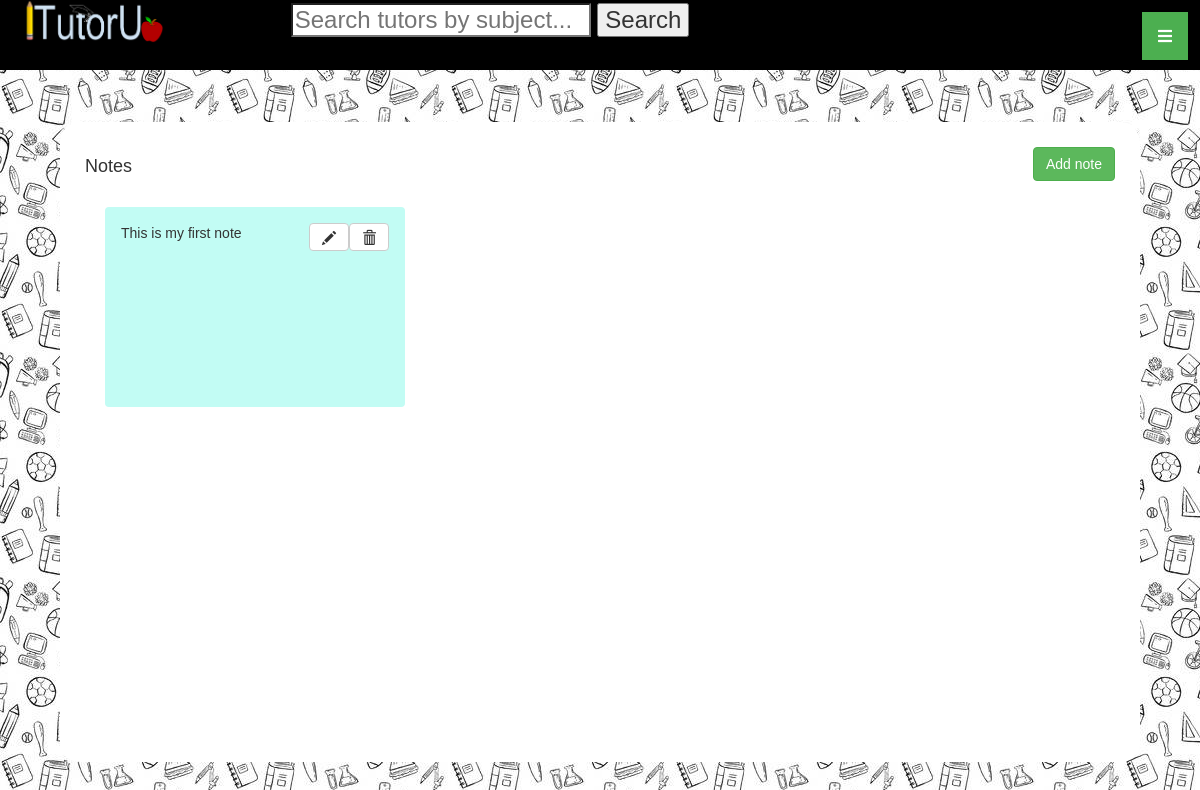
Before: /Notes/index (signed in) with the older database file.
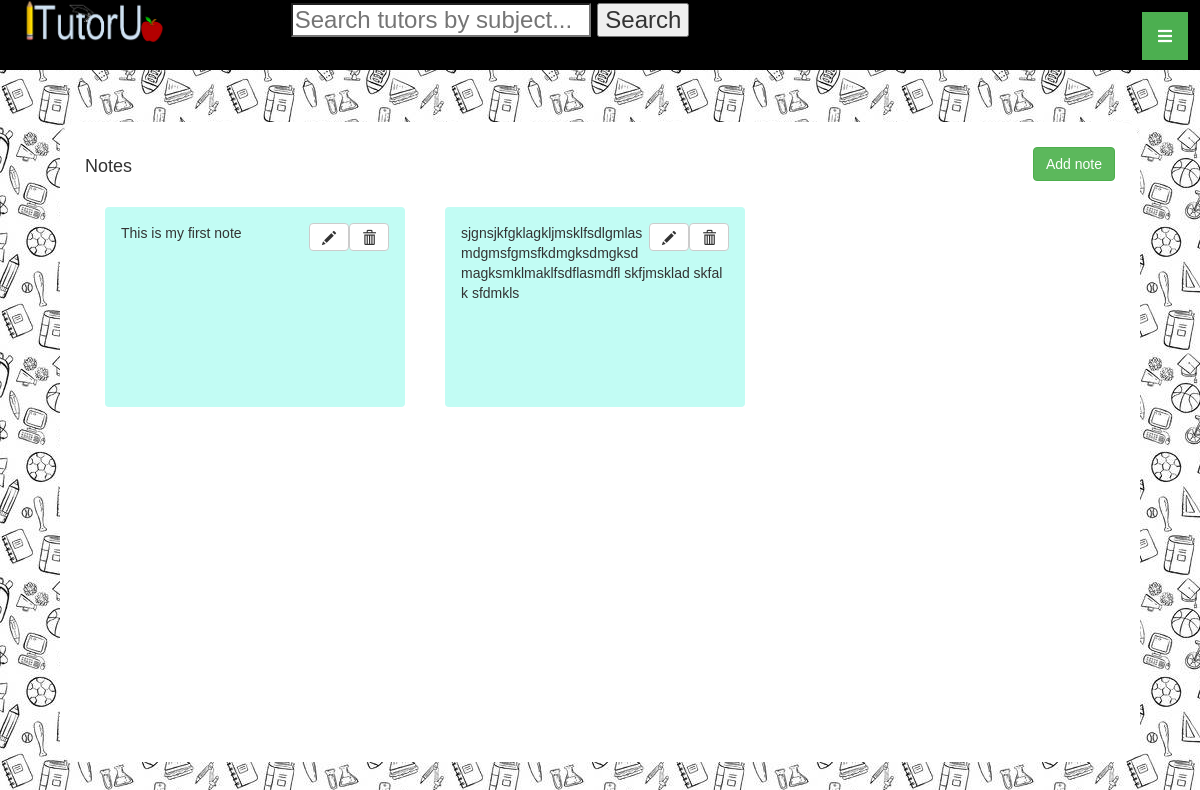
After: the same page with the newer database file.
### tables this page shows
CREATE TABLE `usernote` (
  `userId` int(11) NOT NULL,
  `noteId` int(11) NOT NULL
);

CREATE TABLE `note` (
  `noteId` int(11) NOT NULL,
  `noteText` varchar(900) NOT NULL,
  `timestamp` timestamp NOT NULL DEFAULT CURRENT_TIMESTAMP ON UPDATE CURRENT_TIMESTAMP
);

### app/core/App.php (called while the page is built, shortened)
<?php
class App {
	protected $method = 'index';
	public function __construct() {
		$url = $this->parseUrl();
		if(file_exists('app/controllers/' . $url[0] . 'Controller.php')){
			unset($url[0]);
		}
		$this->controller = new $this->controller();
		if(isset($url[1])) {
			if(method_exists($this->controller, $url[1]) ){
				$this->method = $url[1];
			}
			unset($url[1]);
		}
		$this->params = $url ? array_values($url):[];
		call_user_func_array([$this->controller, $this->method], $this->params);
	}
	public function parseUrl() {
		if(isset($_GET['url'])){
			return $url = explode('/', filter_var(rtrim($_GET['url'], '/')), FILTER_SANITIZE_URL);
		}
	}
}
?>

### index.php (called while the page is built, shortened)
<?php
	$app = new App();
?>

### app/models/Note.php (called while the page is built, shortened)
<?php
class Note extends Model{
	public function getNotes($userId){
		$sql = "SELECT * FROM note n, usernote u WHERE u.userId = :userId AND n.noteId = u.noteId";
		$stmt = self::$_connection->prepare($sql);
		$stmt->execute(['userId'=>$userId]);
		$stmt->setFetchMode(PDO::FETCH_CLASS, "Note");
		return $stmt->fetchAll();
	}
}
?>

### app/core/Model.php (called while the page is built, shortened)
<?php
class Model extends ModelCaller
{
	public function __construct() {
		$server = 'localhost';
		$DBName = 'itutorudb';
		$user = 'root';
		$pass = '';
	}
}
?>

### app/core/ModelCaller.php (called while the page is built, shortened)
<?php
class ModelCaller {
	public static function model($model) {
		if(file_exists('app/models/' . $model . '.php')) {
			return new $model();
		}
		else return null;
	}
}
?>

### app/views/Notes/index.php (the view)
<html>
	<head>
		<?php include_once('app/views/Default/stylesheet_links.php') ?>
	</head>
	<body>
		<?php include_once('app/views/Default/header.php') ?>
			<div class="content_block">
				<div>
					<h4 style="display: inline-block;">Notes</h4>
					<div class="form-group col-md-2" style="float: right;padding-right: 0px;padding-left: 0px;width: fit-content;left: 0%;">
					<a href="create" class="btn btn-success">Add note</a>
					</div>
					<?php $notes = $data['notes'] ?>
					<div class="">
					<?php
						foreach($notes as $note){
							print("
								<div class='alert alert-light' style='width: 300px; float: left; margin: 20px; background-color: rgb(194, 252, 244); min-height: 25%';'white-space: pre-line'>
									<a href='delete' type='button' class='btn btn-default' aria-label='Left Align' source='/delete' style='float: right'>
  										<span class='glyphicon glyphicon-trash' aria-hidden='true'></span>
									</a>
									<a href='edit' type='button' class='btn btn-default' aria-label='Left Align' style='float: right'>
  										<span class='glyphicon glyphicon-pencil' aria-hidden='true'></span>
									</a>
										<p style='margin-bottom: 0; word-wrap: break-word'>$note->noteText</p>
										</br>
								</div>");
						}
					?>
					</div>
				</div>
			</div>
	</body>
</html>

Changed rows visible on the page:
added usernote: noteId.noteText "sjgnsjkfgklagkljmsklfsdlgmlasmdgmsfgmsfkdmgksdmgksdmagksmklmaklfsdflasmdfl skfjmsklad skfal k sfdmkls"
